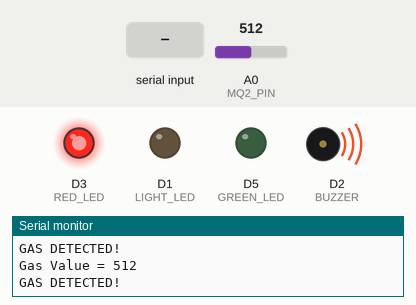
The sketch below on a simulated ESP8266 (NodeMCU). On the bench: output pins drawn as LEDs (lit = HIGH), buzzer (waves = sounding, pin HIGH), the last lines printed to the serial monitor. The inputs (shaded band) are chosen by the test bench; at power-on: A0 (MQ2_PIN) = 512.

Above: at 1.2 s.
1.3 s: "1" received over the second serial link
At 2.3 s:
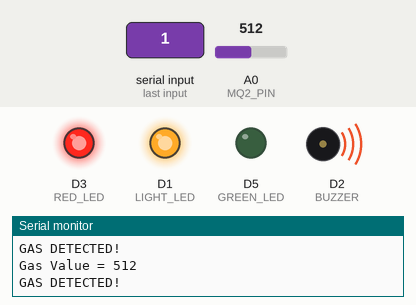
2.8 s: A0 (MQ2_PIN) set to 215
4.3 s: A0 (MQ2_PIN) set to 183
At 5.0 s:
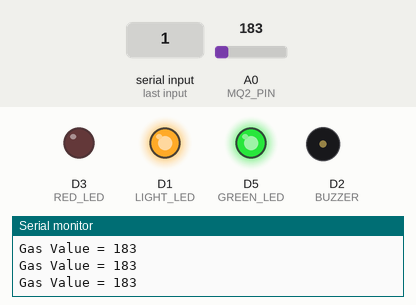
5.8 s: "0" received over the second serial link
At 6.4 s:
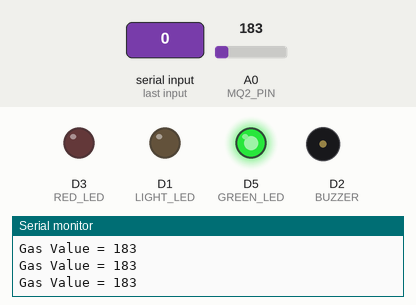
7.3 s: A0 (MQ2_PIN) set to 210
At 7.7 s:
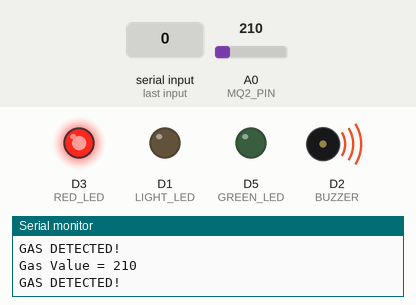
8.8 s: A0 (MQ2_PIN) set to 190
At 9.1 s:
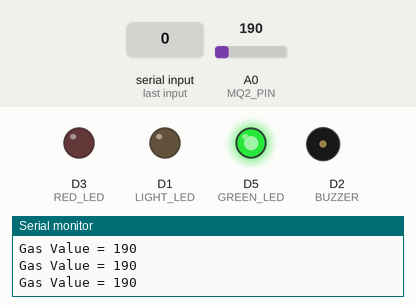
Timing chart, 0 to 11.3 s (numbered marks = the images above; inputs shaded):
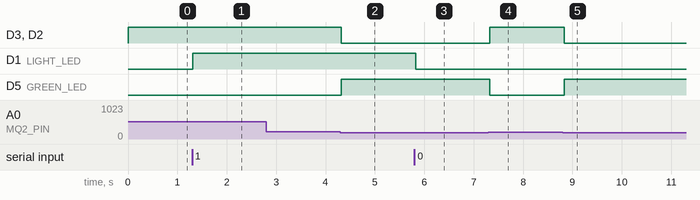

Measured:
- the behaviour switches between 201 and 200 on A0 (MQ2_PIN) (found by bisection; images 1 and 2)
- after the input at 1.3 s, D1 (LIGHT_LED): LOW → HIGH at once
- after the input at 4.3 s, D3 (RED_LED), D2 (BUZZER): HIGH → LOW at once; D5 (GREEN_LED): LOW → HIGH at once
- after the input at 5.8 s, D1 (LIGHT_LED): HIGH → LOW at once
- after the input at 7.3 s, D3 (RED_LED), D2 (BUZZER): LOW → HIGH at once; D5 (GREEN_LED): HIGH → LOW at once
- after the input at 8.8 s, D3 (RED_LED), D2 (BUZZER): HIGH → LOW at once; D5 (GREEN_LED): LOW → HIGH at once

The sketch:

HomeAutomation.ino
```cpp
#include <SoftwareSerial.h>

SoftwareSerial BT(D6, D7);   // RX, TX

#define MQ2_PIN A0

#define LIGHT_LED D1
#define BUZZER D2
#define RED_LED D3
#define GREEN_LED D5

int threshold = 200;   // Adjust according to your MQ2 readings

void setup()
{
  Serial.begin(115200);
  BT.begin(9600);

  pinMode(LIGHT_LED, OUTPUT);
  pinMode(BUZZER, OUTPUT);
  pinMode(RED_LED, OUTPUT);
  pinMode(GREEN_LED, OUTPUT);

  digitalWrite(LIGHT_LED, LOW);
  digitalWrite(BUZZER, LOW);
  digitalWrite(RED_LED, LOW);
  digitalWrite(GREEN_LED, HIGH);

  Serial.println("Bluetooth Home Automation + Gas Detection");
}

void loop()
{
  // -------------------------
  // GAS LEAKAGE DETECTION
  // -------------------------

  int gasValue = analogRead(MQ2_PIN);

  Serial.print("Gas Value = ");
  Serial.println(gasValue);

  if (gasValue > threshold)
  {
    digitalWrite(BUZZER, HIGH);
    digitalWrite(RED_LED, HIGH);
    digitalWrite(GREEN_LED, LOW);

    Serial.println("GAS DETECTED!");
  }
  else
  {
    digitalWrite(BUZZER, LOW);
    digitalWrite(RED_LED, LOW);
    digitalWrite(GREEN_LED, HIGH);
  }

  // -------------------------
  // BLUETOOTH CONTROL
  // -------------------------

  if (BT.available())
  {
    char cmd = BT.read();

    Serial.print("Received: ");
    Serial.println(cmd);

    if (cmd == '1')
    {
      digitalWrite(LIGHT_LED, HIGH);
      BT.println("Light ON");
    }

    else if (cmd == '0')
    {
      digitalWrite(LIGHT_LED, LOW);
      BT.println("Light OFF");
    }
  }

  delay(100);
}
```
